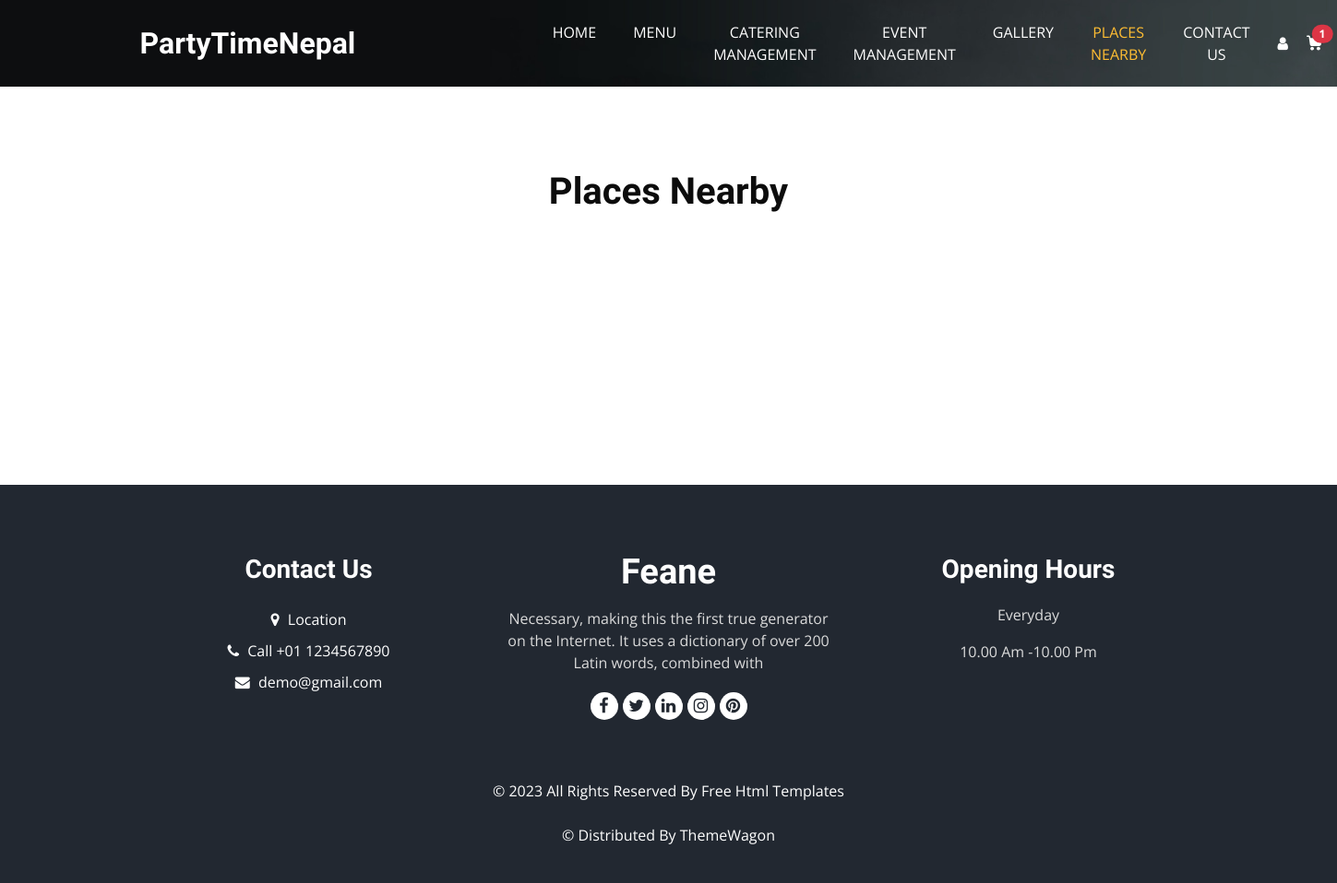
Before: /places_nearby/ with the older database file.
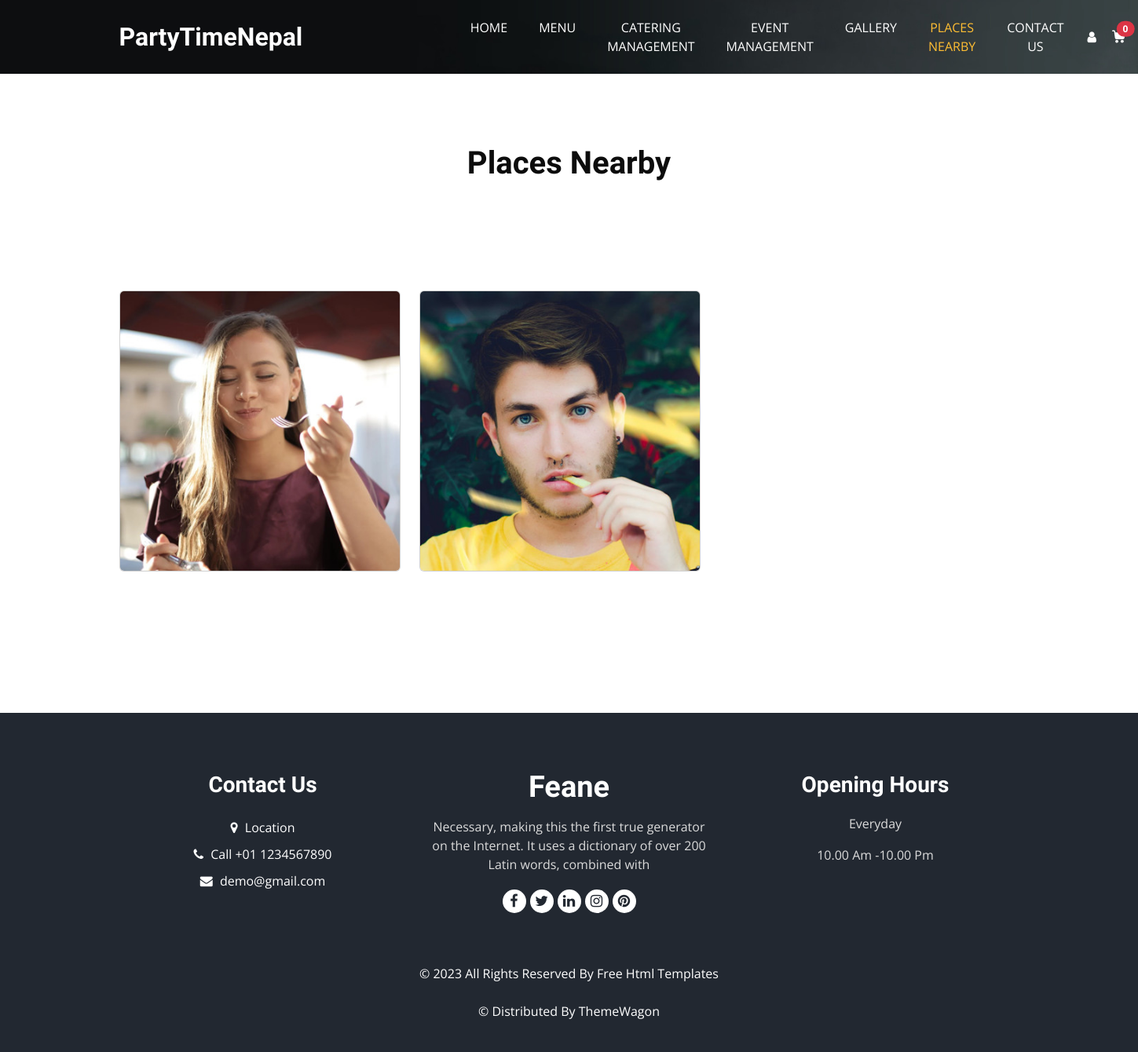
After: the same page with the newer database file.
### home/models.py (models this page shows, shortened)
class PlacesNearby(models.Model):
    title = models.CharField(max_length=100,blank=True)
    image = models.ImageField(upload_to='media/gallery', blank=True)
    date_field = models.DateTimeField(auto_now_add=True, blank=True, null=True)

### home/views.py (the view)
# urls.py: path('places_nearby/', PlacesNearbyView.as_view(), name = 'places_nearby'),
class PlacesNearbyView(View):
    def get(self,request):
        username = request.user.username
        total_cart_item = 0
        total_cart_item = len(Cart.objects.filter(username=username))
        placesNearby = PlacesNearby.objects.all()
        context = {
            'nbar':'placesNearby',
            'total_cart_item':total_cart_item,
            'placesNearby':placesNearby,
        }
        return render(request, 'placesNearby.html', context)

### home/templates/placesNearby.html (shortened to what this page needs)
{% extends "base.html" %}
{% load static %}
{% load crispy_forms_tags %}
{% block content %}
<section class="layout_padding">
    <div class="container">
        <div class="heading_container heading_center">
            <h2>
                Places Nearby
            </h2>
        </div>
        <div class="row layout_padding">
            <div class="row row-cols-1 row-cols-md-2 g-4">
                {% for images in placesNearby %}
                <div class="col-md-4">
                    <div class="zoom card">
                        <img src="{{images.image.url}}" class="card-img" alt="...">
                    </div>
                </div>
                {% endfor %}
            </div>
        </div>
    </div>
</section>
{% endblock %}

Changed rows visible on the page:
added PlacesNearby: image (picture)
added PlacesNearby: image (picture)
Other visible differences:
{{ total_cart_item }}: "1" → "0"
